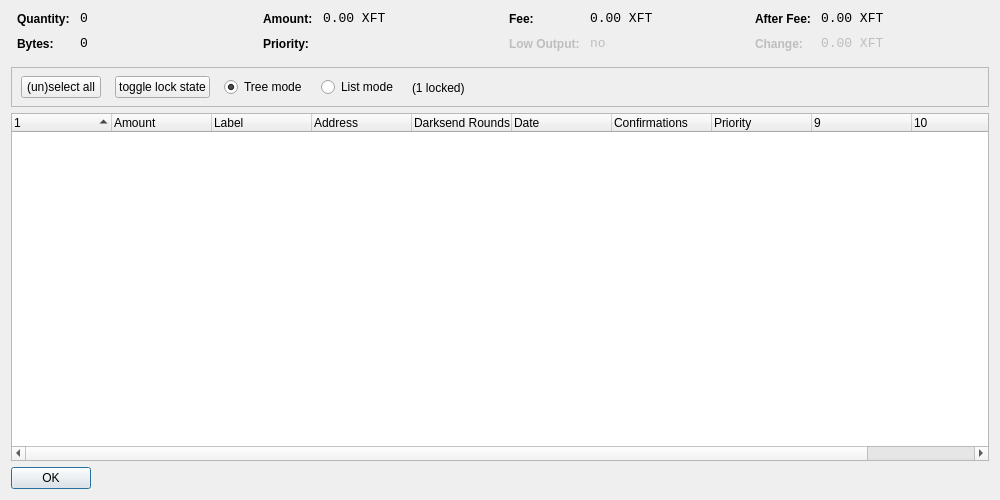
<?xml version="1.0" encoding="UTF-8"?>
<ui version="4.0">
 <class>CoinControlDialog</class>
 <widget class="QDialog" name="CoinControlDialog">
  <property name="geometry">
   <rect>
    <x>0</x>
    <y>0</y>
    <width>1000</width>
    <height>500</height>
   </rect>
  </property>
  <property name="windowTitle">
   <string>Coin Control</string>
  </property>
  <layout class="QVBoxLayout" name="verticalLayout">
   <item>
    <layout class="QHBoxLayout" name="horizontalLayoutTop" stretch="0,0,0,0">
     <property name="topMargin">
      <number>0</number>
     </property>
     <property name="bottomMargin">
      <number>10</number>
     </property>
     <item>
      <layout class="QFormLayout" name="formLayoutCoinControl1">
       <property name="horizontalSpacing">
        <number>10</number>
       </property>
       <property name="verticalSpacing">
        <number>10</number>
       </property>
       <property name="leftMargin">
        <number>6</number>
       </property>
       <property name="rightMargin">
        <number>6</number>
       </property>
       <item row="0" column="0">
        <widget class="QLabel" name="labelCoinControlQuantityText">
         <property name="styleSheet">
          <string notr="true">font-weight:bold;</string>
         </property>
         <property name="text">
          <string>Quantity:</string>
         </property>
        </widget>
       </item>
       <item row="0" column="1">
        <widget class="QLabel" name="labelCoinControlQuantity">
         <property name="font">
          <font>
           <family>Monospace</family>
           <pointsize>10</pointsize>
          </font>
         </property>
         <property name="cursor">
          <cursorShape>IBeamCursor</cursorShape>
         </property>
         <property name="contextMenuPolicy">
          <enum>Qt::ActionsContextMenu</enum>
         </property>
         <property name="text">
          <string notr="true">0</string>
         </property>
         <property name="textInteractionFlags">
          <set>Qt::LinksAccessibleByMouse|Qt::TextSelectableByKeyboard|Qt::TextSelectableByMouse</set>
         </property>
        </widget>
       </item>
       <item row="1" column="0">
        <widget class="QLabel" name="labelCoinControlBytesText">
         <property name="styleSheet">
          <string notr="true">font-weight:bold;</string>
         </property>
         <property name="text">
          <string>Bytes:</string>
         </property>
        </widget>
       </item>
       <item row="1" column="1">
        <widget class="QLabel" name="labelCoinControlBytes">
         <property name="font">
          <font>
           <family>Monospace</family>
           <pointsize>10</pointsize>
          </font>
         </property>
         <property name="cursor">
          <cursorShape>IBeamCursor</cursorShape>
         </property>
         <property name="contextMenuPolicy">
          <enum>Qt::ActionsContextMenu</enum>
         </property>
         <property name="text">
          <string notr="true">0</string>
         </property>
         <property name="textInteractionFlags">
          <set>Qt::LinksAccessibleByMouse|Qt::TextSelectableByKeyboard|Qt::TextSelectableByMouse</set>
         </property>
        </widget>
       </item>
      </layout>
     </item>
     <item>
      <layout class="QFormLayout" name="formLayoutCoinControl2">
       <property name="horizontalSpacing">
        <number>10</number>
       </property>
       <property name="verticalSpacing">
        <number>10</number>
       </property>
       <property name="leftMargin">
        <number>6</number>
       </property>
       <property name="rightMargin">
        <number>6</number>
       </property>
       <item row="0" column="0">
        <widget class="QLabel" name="labelCoinControlAmountText">
         <property name="styleSheet">
          <string notr="true">font-weight:bold;</string>
         </property>
         <property name="text">
          <string>Amount:</string>
         </property>
        </widget>
       </item>
       <item row="0" column="1">
        <widget class="QLabel" name="labelCoinControlAmount">
         <property name="font">
          <font>
           <family>Monospace</family>
           <pointsize>10</pointsize>
          </font>
         </property>
         <property name="cursor">
          <cursorShape>IBeamCursor</cursorShape>
         </property>
         <property name="contextMenuPolicy">
          <enum>Qt::ActionsContextMenu</enum>
         </property>
         <property name="text">
          <string notr="true">0.00 XFT</string>
         </property>
         <property name="textInteractionFlags">
          <set>Qt::LinksAccessibleByMouse|Qt::TextSelectableByKeyboard|Qt::TextSelectableByMouse</set>
         </property>
        </widget>
       </item>
       <item row="1" column="0">
        <widget class="QLabel" name="labelCoinControlPriorityText">
         <property name="styleSheet">
          <string notr="true">font-weight:bold;</string>
         </property>
         <property name="text">
          <string>Priority:</string>
         </property>
        </widget>
       </item>
       <item row="1" column="1">
        <widget class="QLabel" name="labelCoinControlPriority">
         <property name="font">
          <font>
           <family>Monospace</family>
           <pointsize>10</pointsize>
          </font>
         </property>
         <property name="cursor">
          <cursorShape>IBeamCursor</cursorShape>
         </property>
         <property name="contextMenuPolicy">
          <enum>Qt::ActionsContextMenu</enum>
         </property>
         <property name="text">
          <string/>
         </property>
         <property name="textInteractionFlags">
          <set>Qt::LinksAccessibleByMouse|Qt::TextSelectableByKeyboard|Qt::TextSelectableByMouse</set>
         </property>
        </widget>
       </item>
      </layout>
     </item>
     <item>
      <layout class="QFormLayout" name="formLayoutCoinControl3">
       <property name="horizontalSpacing">
        <number>10</number>
       </property>
       <property name="verticalSpacing">
        <number>10</number>
       </property>
       <property name="leftMargin">
        <number>6</number>
       </property>
       <property name="rightMargin">
        <number>6</number>
       </property>
       <item row="0" column="0">
        <widget class="QLabel" name="labelCoinControlFeeText">
         <property name="styleSheet">
          <string notr="true">font-weight:bold;</string>
         </property>
         <property name="text">
          <string>Fee:</string>
         </property>
        </widget>
       </item>
       <item row="0" column="1">
        <widget class="QLabel" name="labelCoinControlFee">
         <property name="font">
          <font>
           <family>Monospace</family>
           <pointsize>10</pointsize>
          </font>
         </property>
         <property name="cursor">
          <cursorShape>IBeamCursor</cursorShape>
         </property>
         <property name="contextMenuPolicy">
          <enum>Qt::ActionsContextMenu</enum>
         </property>
         <property name="text">
          <string notr="true">0.00 XFT</string>
         </property>
         <property name="textInteractionFlags">
          <set>Qt::LinksAccessibleByMouse|Qt::TextSelectableByKeyboard|Qt::TextSelectableByMouse</set>
         </property>
        </widget>
       </item>
       <item row="1" column="0">
        <widget class="QLabel" name="labelCoinControlLowOutputText">
         <property name="enabled">
          <bool>false</bool>
         </property>
         <property name="styleSheet">
          <string notr="true">font-weight:bold;</string>
         </property>
         <property name="text">
          <string>Low Output:</string>
         </property>
        </widget>
       </item>
       <item row="1" column="1">
        <widget class="QLabel" name="labelCoinControlLowOutput">
         <property name="enabled">
          <bool>false</bool>
         </property>
         <property name="font">
          <font>
           <family>Monospace</family>
           <pointsize>10</pointsize>
          </font>
         </property>
         <property name="cursor">
          <cursorShape>IBeamCursor</cursorShape>
         </property>
         <property name="contextMenuPolicy">
          <enum>Qt::ActionsContextMenu</enum>
         </property>
         <property name="text">
          <string notr="true">no</string>
         </property>
         <property name="textInteractionFlags">
          <set>Qt::LinksAccessibleByMouse|Qt::TextSelectableByKeyboard|Qt::TextSelectableByMouse</set>
         </property>
        </widget>
       </item>
      </layout>
     </item>
     <item>
      <layout class="QFormLayout" name="formLayoutCoinControl4">
       <property name="horizontalSpacing">
        <number>10</number>
       </property>
       <property name="verticalSpacing">
        <number>10</number>
       </property>
       <property name="leftMargin">
        <number>6</number>
       </property>
       <property name="rightMargin">
        <number>6</number>
       </property>
       <item row="0" column="0">
        <widget class="QLabel" name="labelCoinControlAfterFeeText">
         <property name="styleSheet">
          <string notr="true">font-weight:bold;</string>
         </property>
         <property name="text">
          <string>After Fee:</string>
         </property>
        </widget>
       </item>
       <item row="0" column="1">
        <widget class="QLabel" name="labelCoinControlAfterFee">
         <property name="font">
          <font>
           <family>Monospace</family>
           <pointsize>10</pointsize>
          </font>
         </property>
         <property name="cursor">
          <cursorShape>IBeamCursor</cursorShape>
         </property>
         <property name="contextMenuPolicy">
          <enum>Qt::ActionsContextMenu</enum>
         </property>
         <property name="text">
          <string notr="true">0.00 XFT</string>
         </property>
         <property name="textInteractionFlags">
          <set>Qt::LinksAccessibleByMouse|Qt::TextSelectableByKeyboard|Qt::TextSelectableByMouse</set>
         </property>
        </widget>
       </item>
       <item row="1" column="0">
        <widget class="QLabel" name="labelCoinControlChangeText">
         <property name="enabled">
          <bool>false</bool>
         </property>
         <property name="styleSheet">
          <string notr="true">font-weight:bold;</string>
         </property>
         <property name="text">
          <string>Change:</string>
         </property>
        </widget>
       </item>
       <item row="1" column="1">
        <widget class="QLabel" name="labelCoinControlChange">
         <property name="enabled">
          <bool>false</bool>
         </property>
         <property name="font">
          <font>
           <family>Monospace</family>
           <pointsize>10</pointsize>
          </font>
         </property>
         <property name="cursor">
          <cursorShape>IBeamCursor</cursorShape>
         </property>
         <property name="contextMenuPolicy">
          <enum>Qt::ActionsContextMenu</enum>
         </property>
         <property name="text">
          <string notr="true">0.00 XFT</string>
         </property>
         <property name="textInteractionFlags">
          <set>Qt::LinksAccessibleByMouse|Qt::TextSelectableByKeyboard|Qt::TextSelectableByMouse</set>
         </property>
        </widget>
       </item>
      </layout>
     </item>
    </layout>
   </item>
   <item>
    <widget class="QFrame" name="frame">
     <property name="minimumSize">
      <size>
       <width>0</width>
       <height>40</height>
      </size>
     </property>
     <property name="frameShape">
      <enum>QFrame::StyledPanel</enum>
     </property>
     <property name="frameShadow">
      <enum>QFrame::Sunken</enum>
     </property>
     <widget class="QWidget" name="horizontalLayoutWidget">
      <property name="geometry">
       <rect>
        <x>10</x>
        <y>0</y>
        <width>781</width>
        <height>41</height>
       </rect>
      </property>
      <layout class="QHBoxLayout" name="horizontalLayoutPanel" stretch="0,0,0,0,0">
       <property name="spacing">
        <number>14</number>
       </property>
       <item>
        <widget class="QPushButton" name="pushButtonSelectAll">
         <property name="sizePolicy">
          <sizepolicy hsizetype="Maximum" vsizetype="Fixed">
           <horstretch>0</horstretch>
           <verstretch>0</verstretch>
          </sizepolicy>
         </property>
         <property name="text">
          <string>(un)select all</string>
         </property>
        </widget>
       </item>
        <item>
         <widget class="QPushButton" name="pushButtonToggleLock">
          <property name="sizePolicy">
           <sizepolicy hsizetype="Maximum" vsizetype="Fixed">
            <horstretch>0</horstretch>
            <verstretch>0</verstretch>
           </sizepolicy>
          </property>
          <property name="text">
           <string>toggle lock state</string>
          </property>
          <property name="autoDefault">
           <bool>false</bool>
          </property>
         </widget>
        </item>
       <item>
        <widget class="QRadioButton" name="radioTreeMode">
         <property name="sizePolicy">
          <sizepolicy hsizetype="Maximum" vsizetype="Fixed">
           <horstretch>0</horstretch>
           <verstretch>0</verstretch>
          </sizepolicy>
         </property>
         <property name="text">
          <string>Tree mode</string>
         </property>
         <property name="checked">
          <bool>true</bool>
         </property>
        </widget>
       </item>
       <item>
        <widget class="QRadioButton" name="radioListMode">
         <property name="sizePolicy">
          <sizepolicy hsizetype="Maximum" vsizetype="Fixed">
           <horstretch>0</horstretch>
           <verstretch>0</verstretch>
          </sizepolicy>
         </property>
         <property name="text">
          <string>List mode</string>
         </property>
        </widget>
       </item>
        <item>
         <widget class="QLabel" name="labelLocked">
          <property name="text">
           <string>(1 locked)</string>
          </property>
         </widget>
        </item>
       <item>
        <spacer name="horizontalSpacer">
         <property name="orientation">
          <enum>Qt::Horizontal</enum>
         </property>
         <property name="sizeHint" stdset="0">
          <size>
           <width>40</width>
           <height>20</height>
          </size>
         </property>
        </spacer>
       </item>
      </layout>
     </widget>
    </widget>
   </item>
   <item>
    <widget class="CoinControlTreeWidget" name="treeWidget">
     <property name="contextMenuPolicy">
      <enum>Qt::CustomContextMenu</enum>
     </property>
     <property name="sortingEnabled">
      <bool>false</bool>
     </property>
     <property name="columnCount">
      <number>11</number>
     </property>
     <attribute name="headerShowSortIndicator" stdset="0">
      <bool>true</bool>
     </attribute>
     <attribute name="headerStretchLastSection">
      <bool>false</bool>
     </attribute>
     <column>
      <property name="text">
       <string/>
      </property>
     </column>
     <column>
      <property name="text">
       <string>Amount</string>
      </property>
     </column>
     <column>
      <property name="text">
       <string>Label</string>
      </property>
     </column>
     <column>
      <property name="text">
       <string>Address</string>
      </property>
     </column>
     <column>
      <property name="text">
       <string>Darksend Rounds</string>
      </property>
    </column>
     <column>
      <property name="text">
       <string>Date</string>
      </property>
     </column>
     <column>
      <property name="text">
       <string>Confirmations</string>
      </property>
      <property name="toolTip">
       <string>Confirmed</string>
      </property>
     </column>
     <column>
      <property name="text">
       <string>Priority</string>
      </property>
     </column>
     <column>
      <property name="text">
       <string/>
      </property>
     </column>
     <column>
      <property name="text">
       <string/>
      </property>
     </column>
     <column>
      <property name="text">
       <string/>
      </property>
     </column>
     <column>
      <property name="text">
       <string/>
      </property>
     </column>
    </widget>
   </item>
   <item>
    <widget class="QDialogButtonBox" name="buttonBox">
     <property name="sizePolicy">
      <sizepolicy hsizetype="Maximum" vsizetype="Fixed">
       <horstretch>0</horstretch>
       <verstretch>0</verstretch>
      </sizepolicy>
     </property>
     <property name="orientation">
      <enum>Qt::Horizontal</enum>
     </property>
     <property name="standardButtons">
      <set>QDialogButtonBox::Ok</set>
     </property>
    </widget>
   </item>
  </layout>
 </widget>
 <customwidgets>
  <customwidget>
   <class>CoinControlTreeWidget</class>
   <extends>QTreeWidget</extends>
   <header>coincontroltreewidget.h</header>
  </customwidget>
 </customwidgets>
 <resources/>
 <connections/>
</ui>
